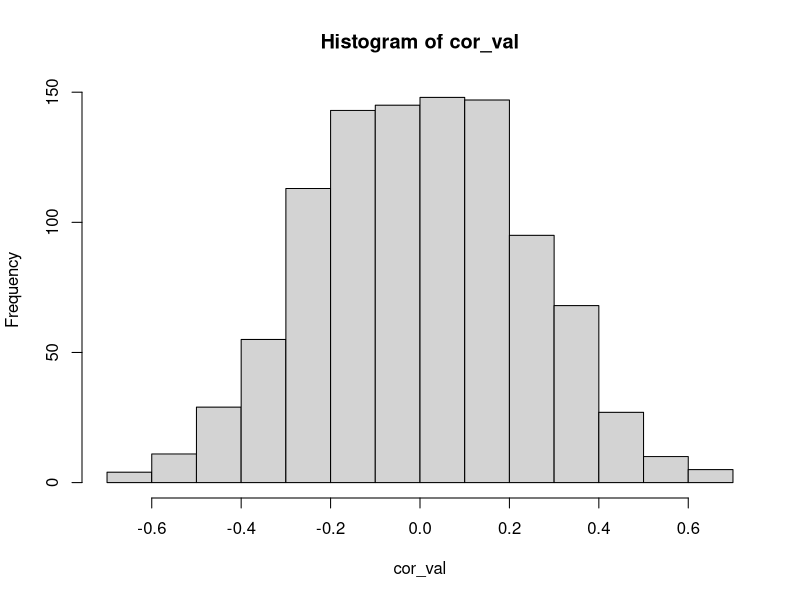
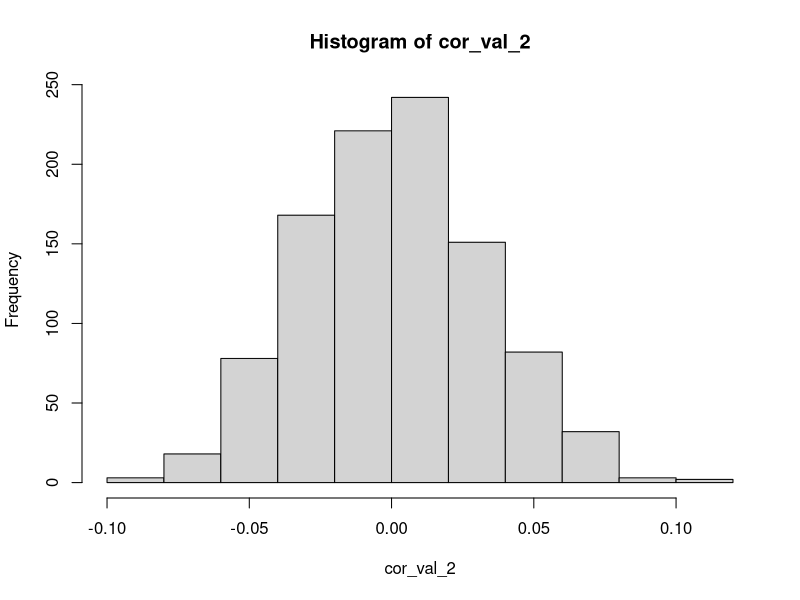
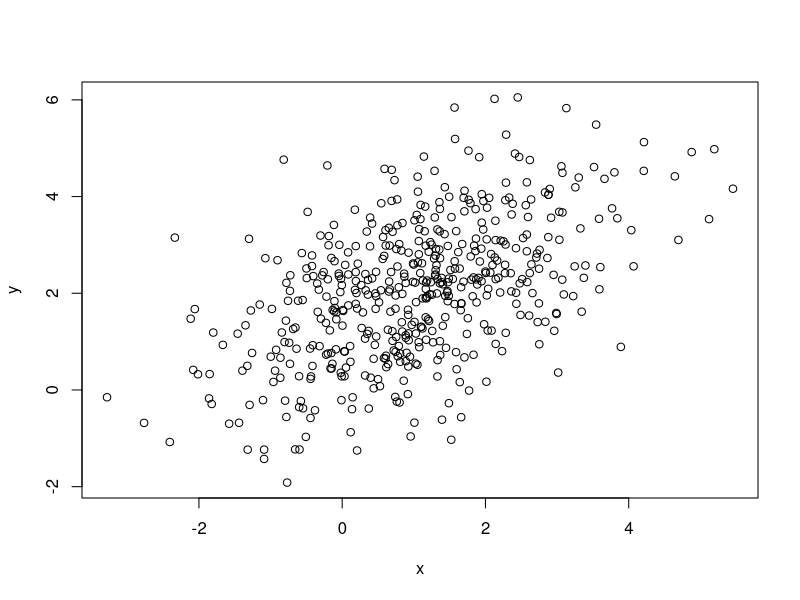

Here is the R script that generated these plots, in order:
## ---- chunk 1
rm(list = ls()) #clearing environment 
set.seed(123) #setting seed for reproducibility 

n_repititions <- 1000 #number of repetitions of process 

cor_val <- numeric(n_repititions) #storage container for correlation simulation to go 

#creating for loop that runs many times(1000)
for (i in 1:n_repititions)  {
  a <- rnorm(20) # creates first random variable with 20 observations
  b <- rnorm(20) # creates second random variable with 20 observations 
  cor_val[i] <- cor(a,b) #calculates correlation between two variables and stores results in vector 
}

summary(cor_val)

#Plotting of distribution of the correlation coefficient 
hist(cor_val)

#standard deviation of correlation between variables 
print(sd(cor_val))

#mean of correlation between two variables many times 
print(mean(cor_val))
## ---- chunk 2
set.seed(123) #setting seed for reproducibility 

n_repititions <- 1000 #number of repetitions of process 

cor_val_2 <- numeric(n_repititions) #storage container for correlation simulation to go 

#creating for loop that runs many times(1000)
for (i in 1:n_repititions)  {
  c <- rnorm(1000) # recreates first random variable to have 1000 observations 
  d <- rnorm(1000) # recreates second random variable to have 1000 observations 
  cor_val_2[i] <- cor(c,d) #calculates correlation between two variables and stores results in vector 
}

summary(cor_val_2)

#Plotting of distribution of the correlation coefficient 
hist(cor_val_2)

#standard deviation of correlation between variables 
sd(cor_val_2)

#mean of correlation between two variables many times 
mean(cor_val_2)
## ---- chunk 3

set.seed(123) #setting seed for reproducibility

z <- rnorm(500) # create random variable z with 500 observations 

#creating x variable as a function of z with added noise 
x <- z + 1 + rnorm(500)

#creating y variable as a function of z with added noise 
y <- z + 2 + rnorm(500)

#scatter plot of x and y 
plot(x,y)

#correlation of x and y
cor(x,y)

